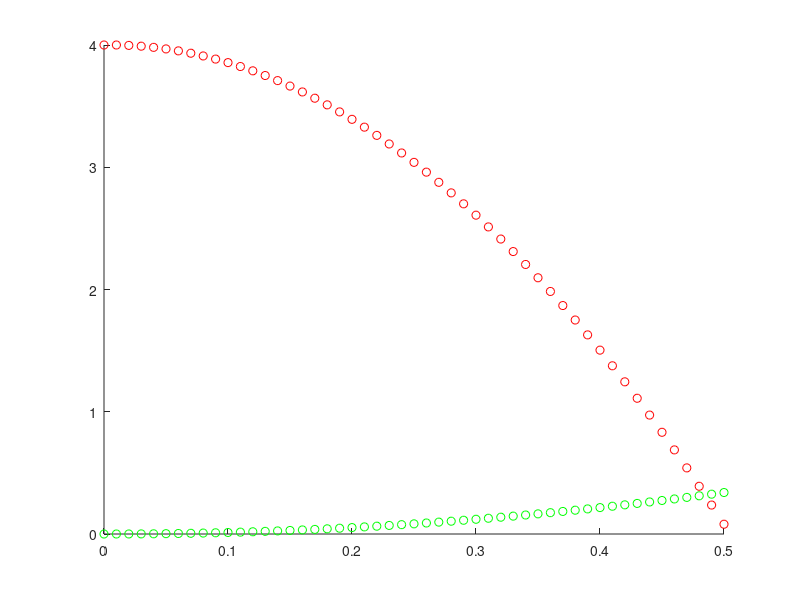
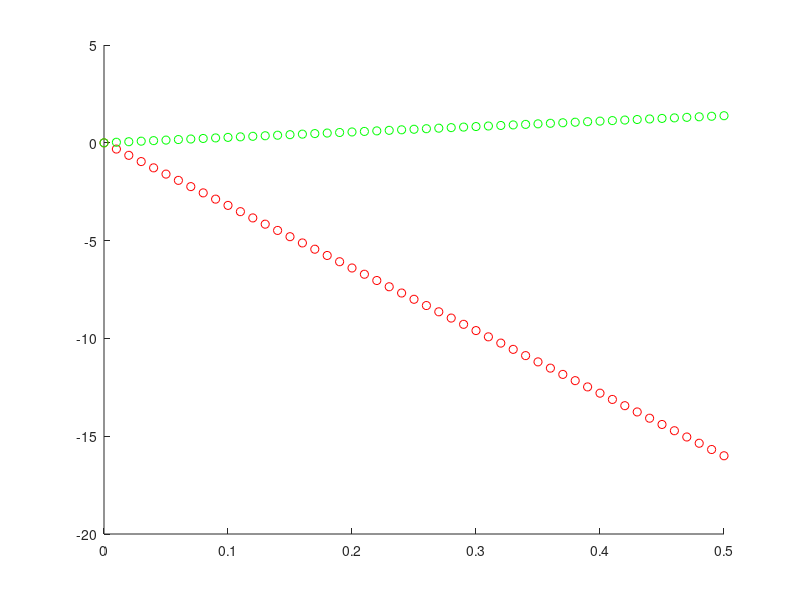
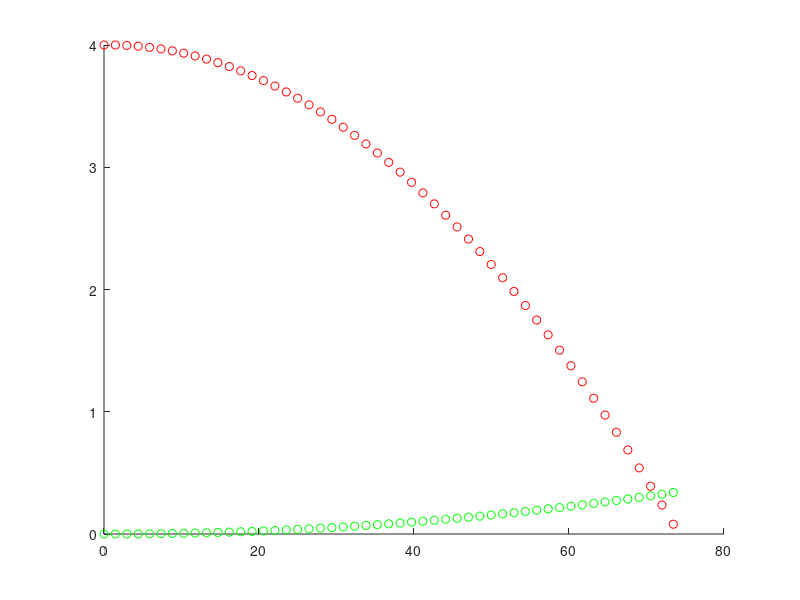

MATLAB code to generate these figures, in order:
B = 0.001 ;
m = 0.5 ;
g = 32 ;
S = 10^-4 ;
w = 60*pi ;

vx_der = @(vx) -(B/m)*vx ;
x_der = @(vx) vx ;

vy_der = -g ;
y_der = @(vy) vy ;

vz_der = @(vx) +(S*w)*vx ;
z_der = @(vz) vz ;

x(1) = 0 ;
z(1) = 0 ;
y(1) = 4 ;
vx(1) = 147 ;
vy(1) = 0 ;
vz(1) = 0 ;
time(1) = 0 ;

it = 1 ;
h = 0.01 ;
for t = 0:h:0.49
    x(it + 1) = x(it) + h*x_der(vx(it)) ;
    vx(it + 1) = vx(it) + h*vx_der(vx(it)) ;
    
    y(it + 1) = y(it) + h*y_der(vy(it)) ;
    vy(it + 1) = vy(it) + h*vy_der ;
    
    z(it + 1) = z(it) + h*z_der(vz(it)) ;
    vz(it + 1) = vz(it) + h*vz_der(vx(it)) ;
    
    it = it + 1 ;
    time(it) = t + h ;
end

figure ('Name' , 'Time Plot of Positions') ;
hold on 
%plot (time , x , 'bo') ;
plot (time , y , 'ro') ;
plot (time , z , 'go') ;
hold off

figure ('Name' , 'Time Plot of Velocities') ;
hold on
%plot (time , vx , 'bo') ;
plot (time , vy , 'ro') ;
plot (time , vz , 'go') ;

figure ('Name' , 'X-Plot') ;
hold on
plot (x , y , 'ro') ;
plot (x , z , 'go') ;
hold off 

%figure ('Name' , '3-D plot') ;
%plot3 (x,y,z) 